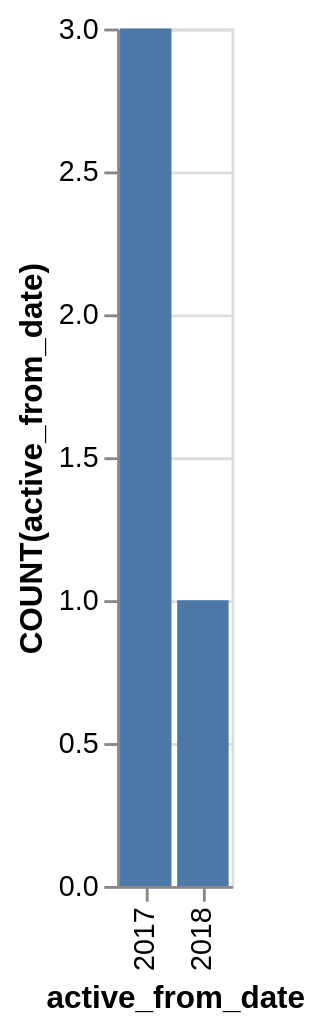

Express this chart as Vega-Lite.
### Vega-Lite specification from a JSON file in a GitHub repository (floating-point values rounded to 4 significant figures)
{"data": {"values": [{"x_data": "2017", "y_data": 3}, {"x_data": "2018", "y_data": 1}]}, "mark": "bar", "encoding": {"x": {"field": "x_data", "type": "nominal", "title": "active_from_date", "sort": {"op": "sum", "field": "y_data", "order": "descending"}}, "y": {"field": "y_data", "type": "quantitative", "title": "COUNT(active_from_date)"}}}
